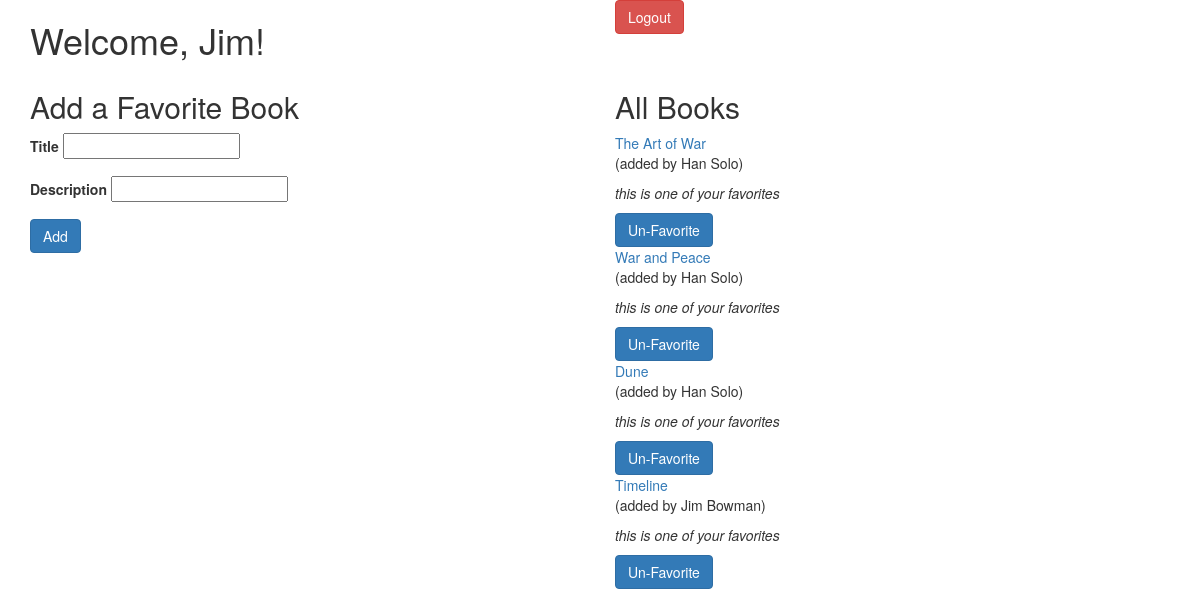
The app's page /books (signed in) with its own data.
### books_app/models.py (models this page shows)
class User(models.Model):
	first = models.CharField(max_length=255)
	last = models.CharField(max_length=255)
	email = models.CharField(max_length=255)
	password = models.CharField(max_length=255)
	created_at = models.DateTimeField(auto_now_add=True)
	updated_at = models.DateTimeField(auto_now=True)
	objects = UserManager()

class Book(models.Model):
	title = models.CharField(max_length=255)
	description = models.CharField(max_length=255)
	created_at = models.DateTimeField(auto_now_add=True)
	updated_at = models.DateTimeField(auto_now=True)
	objects = UserManager()
	added_by = models.ForeignKey(User, related_name="books_added", on_delete = models.CASCADE)
	favorites = models.ManyToManyField(User, related_name="favorites")

### books_app/views.py (the view)
# urls.py: path('books', views.books),
def books(request):
	if "user" in request.session:
		this_user=User.objects.filter(id=request.session["user"])[0]
		context = {
			"all_books": Book.objects.all(),
			"user": this_user,
			"all_favorites": this_user.favorites.all()
		}
		return render(request, "all_books.html", context)
	else:
		return redirect("/")

### books_app/templates/all_books.html (shortened to what this page needs)
<!DOCTYPE html>
<html lang="en">
<head>
	<link rel="stylesheet" href="https://maxcdn.bootstrapcdn.com/bootstrap/3.3.7/css/bootstrap.min.css">
</head>
<body>
	<div class="container">
		<div class="row">
			<div class="col-lg-6">
				<h1>Welcome, {{user.first}}!</h1>
			</div>
			<div class="col-sm-6">
				<form action="/logout" method="post">
					<button type="submit" class="btn btn-danger">Logout</button>
				</form>
			</div>
		</div>
		<div class="row">
			<div class="col-md-6">
				<h2>Add a Favorite Book</h2>
				<form action="/add" method="POST">
					<div class="form-group">
						<label for="title">Title</label>
						<input type="text" name="title">
					</div>
					<div class="form-group">
						<label for="description">Description</label>
						<input type="text" name="description">
					</div>
					<button type="submit" class="btn btn-primary">Add</button>
				</form>
			</div>
			<div class="col-md-6">
				<h2>All Books</h2>
				{% for book in all_books %}
					<a href="books/{{book.id}}">{{book.title}}</a>
					<p>(added by {{book.added_by.first}} {{book.added_by.last}})</p>
					{% if book in all_favorites %}
						<p><em>this is one of your favorites</em></p>
						<form action="books/{{book.id}}/favorite" method="post">
							<button type="submit" class="btn btn-primary">Un-Favorite</button>
						</form>
					{% else %}
						<form action="books/{{book.id}}/favorite" method="post">
							{% csrf_token %}
							<input type="hidden">
							<button type="submit" class="btn btn-primary">Add to Favorites</button>
						</form>
					{% endif %}
				{% endfor %}
			</div>
		</div>
	</div>
</body>
</html>

### records on screen
User: first "Jim"
Book: title "The Art of War", added_by.first "Han", added_by.last "Solo"
Book: title "War and Peace", added_by.first "Han", added_by.last "Solo"
Book: title "Dune", added_by.first "Han", added_by.last "Solo"
Book: title "Timeline", added_by.first "Jim", added_by.last "Bowman"
